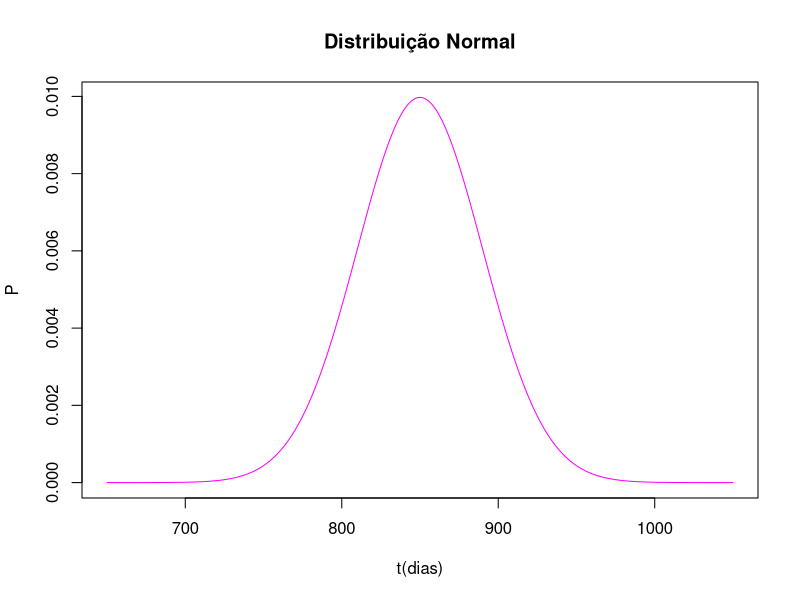

This figure's R source:
# questão 5 letra d

media <- 850
desviopadrao <- 40
x <- seq(media-(5*desviopadrao),media+(5*desviopadrao),1)
y <- dnorm(x,mean = media,sd = desviopadrao)
plot(x, y,
     main="Distribuição Normal",
     ylab="P",
     xlab = "t(dias)",
     type="l",
     col="magenta")